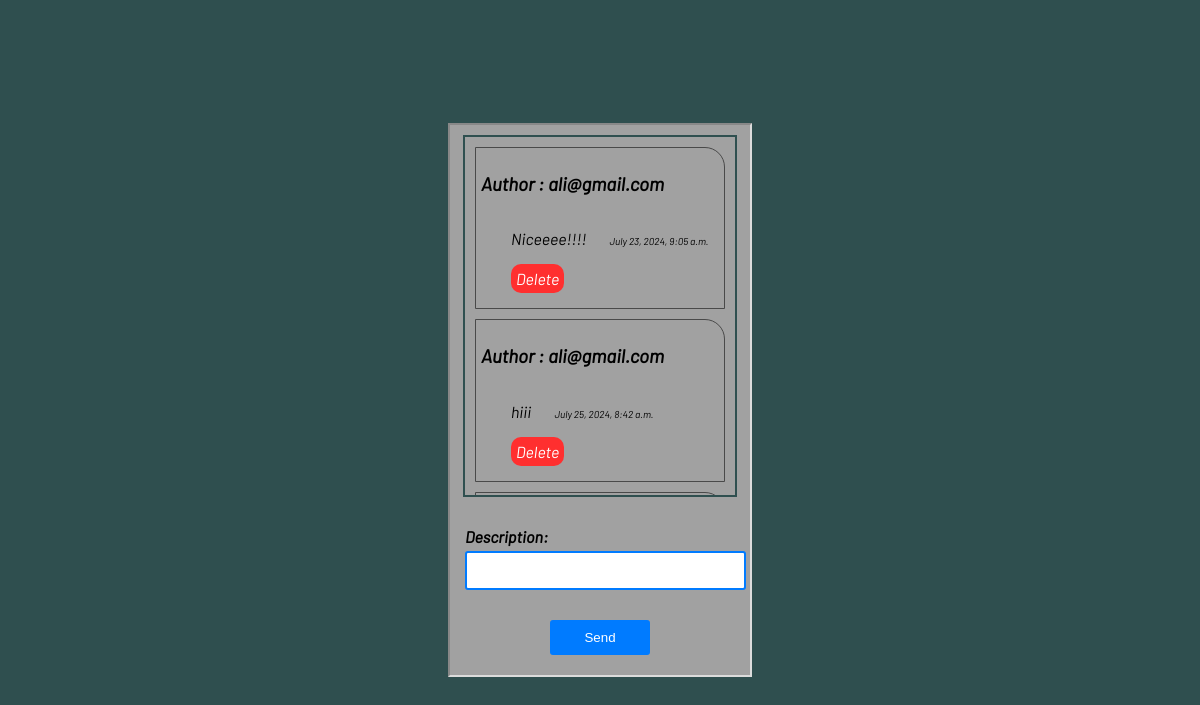
Screenshot of /tasks/comments/1/ (signed in) with the database file from the repository.
### Tasks/models.py (models this page shows, shortened)
class Comment(models.Model):
    Author = models.ForeignKey(UserAccount, on_delete=models.CASCADE)
    task = models.ForeignKey(Tasks, on_delete=models.CASCADE)
    description = models.TextField()
    date = models.DateTimeField(auto_now_add=True)

class UserAccount(AbstractBaseUser):
    email = models.EmailField(verbose_name='Email Address', max_length=250, unique=True)
    name = models.CharField(max_length=50)
    is_active = models.BooleanField(default=True)
    is_staff = models.BooleanField(default=False)
    objects = UserAccountManager()
    USERNAME_FIELD = 'email'
    REQUIRED_FIELDS = ['name']
    def __str__(self):
        return self.email

### Tasks/views.py (the view)
# urls.py: path('comments/<task_id>/', comments_view, name='comments'),
@login_required
def comments_view(request, task_id):
    comments = Comment.objects.filter(task__id= task_id)
    if request.method == 'POST':
        form = CreateCommentForm(request.POST)
        if form.is_valid():
            comment = form.save(commit=False)
            comment.Author = request.user
            comment.task = Tasks.objects.get(id=task_id)
            comment.save()
            messages.success(request, 'A comment was made', extra_tags='comment')
            return redirect('comments', task_id=task_id)
    else:
        form = CreateCommentForm()
    context = {
        'comments': comments,
        'form': form,
        'button': 'Send',
        'task_id': task_id,
        }
    return render(request, 'Tasks/comments.html', context)

### Tasks/forms.py
class CreateCommentForm(forms.ModelForm):
    class Meta:
        model = Comment
        fields = ['description']
        widgets = {
            'description': forms.TextInput(attrs={'class': 'form-control'})
        }

### Tasks/templates/Tasks/comments.html (shortened to what this page needs)
{% load static %}
<!DOCTYPE html>
<html lang="en">
<head>
    <link rel="stylesheet" href="{% static 'Tasks/css/comments_style.css' %}">
</head>
<body>
    <div class="create-comment-form">
        <div class="comments">
            {% for comment in comments %}
                <div class="single-comment">
                    <h3>Author : {{ comment.Author }}</h3>
                    <p class="description">
                        {{ comment.description }} <span id="time">{{ comment.date }}</span>
                    </p>
                    <a id="delete-button" href="{% url 'delete-comment' task_id comment.id %}">Delete</a>
                </div>
            {% endfor %}
        </div>
        <div class="form">
            <form action="" method="post">
                {{ form }}
                <button type="submit">{{ button }}</button>
            </form>
        </div>
    </div>
</body>
</html>

### Tasks/static/Tasks/css/comments_style.css (style rules this page uses)
body { font-family: 'Barlow-Italic'; display: flex; justify-content: center; align-items: center; height: 100vh; margin: 0; background-color: darkslategrey; }
.create-comment-form { position: relative; width: 25%; height: 550px; background-color: rgb(161, 161, 161); display: flex; justify-content: center; align-items: center; border: 2px inset gainsboro; }
.create-comment-form label { margin-bottom: 10px; font-weight: bold; }
.create-comment-form input { display: block; margin-top: 5px; margin-bottom: 20px; padding: 10px; border-radius: 3px; width:95%; outline: none; border: 2px solid #007BFF; transition: all 0.5s ease; }
.create-comment-form button { display: block; margin: 0 auto; margin-top: 30px; width: 100px; padding: 10px; background-color: #007BFF; color: white; border: none; border-radius: 3px; cursor: pointer; transition: all 0.5s ease; }
.comments { position: absolute; top: 10px; height: 65%; border: 2px solid darkslategrey; width: 90%; overflow-y: scroll; }
.form { position: absolute; width: 90%; bottom: 20px; }
.comments .single-comment { border: 1px solid rgb(73, 73, 73); margin: 10px; padding: 5px; border-radius: 0 20px 0 0; }
.description { display: inline-block; margin-left: 30px; }
#time { display: inline-block; font-size: 10px; margin-left: 20px; }
#delete-button { text-decoration: none; display: block; margin: 0 0 10px 30px; border-radius: 10px; width:min-content; padding: 5px; color: white; background-color: rgb(255, 47, 47); }

### rows the page displays
Comment: Author "ali@gmail.com", description "Niceeee!!!!", date "July 23, 2024, 9:05 a.m."
Comment: Author "ali@gmail.com", description "hiii", date "July 25, 2024, 8:42 a.m."

### other values shown
{{ button }} "Send"
